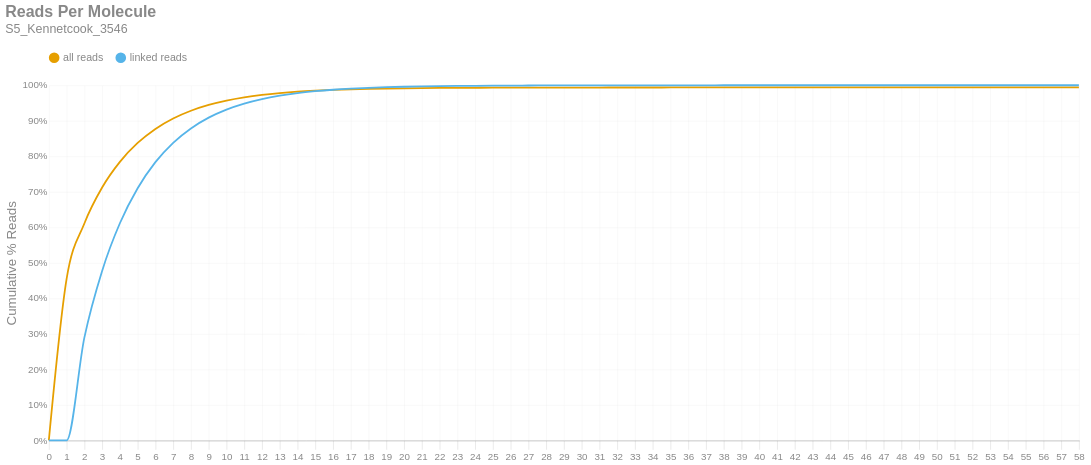

The cell this chart's notebook holds for it:
### Markdown cell above
### Reads per Molecule
This chart shows the cumulative distribution of the number of reads per linked molecule. That is, how many alignments are associated with a unique molecule. This excludes the number of reads associated with invalid or absent linked-read barcodes. The `linked` histogram is the percentages recalculated when disregarding singletons.

### Code cell
if SKIPLR:
    print_html(f"Skipped")
else:
    counts = np.bincount(valids['reads'].cast(pl.Int64).to_numpy())
    weighted = counts * np.arange(len(counts))
    all_perc = weighted / n_reads
    linked_perc = weighted / n_linked_reads
    linked_perc[1] = 0
    binned_df = pl.DataFrame({
        'readsper': list(range(len(counts))),
        'all reads (cumsum)': np.cumsum(all_perc).tolist(),
        'linked reads (cumsum)': np.cumsum(linked_perc).tolist(),
    })

    with SafeRender(binned_df):
        (
            density_plot(binned_df, 'Reads Per Molecule', samplename, 'readspmol')
            .encode(
                x=alt.X('readsper:O', title=None).axis(labelAngle=0).scale(padding=0),
                y=alt.Y('value:Q', title='Cumulative % Reads').axis(format='%').stack(False),
                color=alt.Color("key:N").scale(domain=["all reads", "linked reads"]),
                tooltip=[
                    alt.Tooltip("key:N", title="Data Type"),
                    alt.Tooltip("readsper:O", title="Reads Per Molecule"),
                    alt.Tooltip("value:Q", format=".2%", title="% Reads (Cum.)")
                ]            
            )
        ).display()

### Figure 1 — Vega-Lite specification as saved in the notebook (floating-point values rounded to 4 significant figures)
{"width": "container", "height": 400, "config": {"title": {"anchor": "start", "dy": -15, "fontSize": 18, "color": "#888888", "subtitleColor": "#888888", "subtitleFontSize": 14}, "arc": {"fill": "#0072B2"}, "axis": {"domainColor": "#888888", "domainWidth": 0.5, "gridWidth": 0.2, "grid": false, "titleFontWeight": 400, "titleFontSize": 15, "labelFontSize": 11, "labelColor": "#888888", "tickColor": "#888888", "tickWidth": 0.2, "titleColor": "#888888"}, "axisBand": {"grid": false}, "axisX": {"grid": true, "tickSize": 10, "domainCap": "round"}, "axisY": {"domain": false, "grid": true, "tickSize": 0, "domainCap": "round"}, "background": "transparent", "header": {"labelFontSize": 15, "labelColor": "#888888", "titleFontSize": 15, "titleFontWeight": 600, "titleColor": "#888888"}, "legend": {"labelFont": "sans-serif", "labelFontSize": 12, "labelColor": "#888888", "symbolSize": 100, "symbolType": "circle", "titleFontSize": 12, "titlePadding": 10, "titleColor": "#888888", "title": null, "orient": "top"}, "range": {"category": ["#E69F00", "#56B4E9", "#009E73", "#F0E442", "#0072B2", "#D55E00", "#CC79A7", "#000000"], "diverging": ["#cfe8f3", "#a2d4ec", "#73bfe2", "#46abdb", "#1696d2", "#12719e"]}, "area": {"fill": "#0072B2", "fillOpacity": 0.7, "line": true, "strokeOpacity": 0.7}, "line": {"color": "#0072B2", "stroke": "#0072B2", "strokeWidth": 2}, "trail": {"color": "#0072B2", "stroke": "#0072B2", "strokeWidth": 0, "size": 1}, "point": {"filled": true, "fillOpacity": 1.0, "size": 95}, "text": {"color": "#888888", "fontSize": 11, "align": "right", "fontWeight": 400, "size": 11}, "bar": {"fill": "#0072B2", "stroke": null}, "view": {"stroke": null, "continuousWidth": 660, "continuousHeight": 400}}, "data": {"name": "data-5c06ea1581534c0f3659a6a87ae02aa1"}, "mark": {"type": "line", "interpolate": "monotone", "point": {"opacity": 0, "size": 275}}, "encoding": {"color": {"field": "key", "scale": {"domain": ["all reads", "linked reads"]}, "type": "nominal"}, "tooltip": [{"field": "key", "title": "Data Type", "type": "nominal"}, {"field": "readsper", "title": "Reads Per Molecule", "type": "ordinal"}, {"field": "value", "format": ".2%", "title": "% Reads (Cum.)", "type": "quantitative"}], "x": {"axis": {"labelAngle": 0}, "field": "readsper", "scale": {"padding": 0}, "title": null, "type": "ordinal"}, "y": {"axis": {"format": "%"}, "field": "value", "stack": false, "title": "Cumulative % Reads", "type": "quantitative"}}, "params": [{"name": "param_c36ac31b6afebe62", "select": {"type": "point", "fields": ["key"]}, "bind": "legend"}], "title": {"text": "Reads Per Molecule", "subtitle": "S5_Kennetcook_3546"}, "transform": [{"fold": ["all reads (cumsum)", "linked reads (cumsum)"]}, {"calculate": "replace(datum.key, ' (cumsum)', '')", "as": "key"}, {"filter": {"param": "param_c36ac31b6afebe62"}}], "usermeta": {"embedOptions": {"downloadFileName": "S5_Kennetcook_3546.readspmol"}}, "$schema": "https://vega.github.io/schema/vega-lite/v6.1.0.json", "datasets": {"data-5c06ea1581534c0f3659a6a87ae02aa1": [{"readsper": 0, "all reads (cumsum)": 0.0, "linked reads (cumsum)": 0.0}, {"readsper": 1, "all reads (cumsum)": 0.4549, "linked reads (cumsum)": 0.0}, {"readsper": 2, "all reads (cumsum)": 0.6108, "linked reads (cumsum)": 0.2893}, {"readsper": 3, "all reads (cumsum)": 0.7121, "linked reads (cumsum)": 0.4773}, {"readsper": 4, "all reads (cumsum)": 0.7844, "linked reads (cumsum)": 0.6115}, {"readsper": 5, "all reads (cumsum)": 0.8375, "linked reads (cumsum)": 0.71}, {"readsper": 6, "all reads (cumsum)": 0.8771, "linked reads (cumsum)": 0.7835}, {"readsper": 7, "all reads (cumsum)": 0.9065, "linked reads (cumsum)": 0.838}, {"readsper": 8, "all reads (cumsum)": 0.9283, "linked reads (cumsum)": 0.8785}, {"readsper": 9, "all reads (cumsum)": 0.9446, "linked reads (cumsum)": 0.9088}, {"readsper": 10, "all reads (cumsum)": 0.9568, "linked reads (cumsum)": 0.9315}, {"readsper": 11, "all reads (cumsum)": 0.966, "linked reads (cumsum)": 0.9484}, {"readsper": 12, "all reads (cumsum)": 0.9728, "linked reads (cumsum)": 0.9611}, {"readsper": 13, "all reads (cumsum)": 0.978, "linked reads (cumsum)": 0.9707}, {"readsper": 14, "all reads (cumsum)": 0.9819, "linked reads (cumsum)": 0.978}, {"readsper": 15, "all reads (cumsum)": 0.9847, "linked reads (cumsum)": 0.9833}, {"readsper": 16, "all reads (cumsum)": 0.9869, "linked reads (cumsum)": 0.9873}, {"readsper": 17, "all reads (cumsum)": 0.9886, "linked reads (cumsum)": 0.9904}, {"readsper": 18, "all reads (cumsum)": 0.9898, "linked reads (cumsum)": 0.9927}, {"readsper": 19, "all reads (cumsum)": 0.9908, "linked reads (cumsum)": 0.9945}, {"readsper": 20, "all reads (cumsum)": 0.9915, "linked reads (cumsum)": 0.9958}, {"readsper": 21, "all reads (cumsum)": 0.992, "linked reads (cumsum)": 0.9967}, {"readsper": 22, "all reads (cumsum)": 0.9924, "linked reads (cumsum)": 0.9974}, {"readsper": 23, "all reads (cumsum)": 0.9927, "linked reads (cumsum)": 0.998}, {"readsper": 24, "all reads (cumsum)": 0.9929, "linked reads (cumsum)": 0.9984}, {"readsper": 25, "all reads (cumsum)": 0.9931, "linked reads (cumsum)": 0.9988}, {"readsper": 26, "all reads (cumsum)": 0.9933, "linked reads (cumsum)": 0.9991}, {"readsper": 27, "all reads (cumsum)": 0.9934, "linked reads (cumsum)": 0.9993}, {"readsper": 28, "all reads (cumsum)": 0.9935, "linked reads (cumsum)": 0.9994}, {"readsper": 29, "all reads (cumsum)": 0.9935, "linked reads (cumsum)": 0.9996}, {"readsper": 30, "all reads (cumsum)": 0.9936, "linked reads (cumsum)": 0.9997}, {"readsper": 31, "all reads (cumsum)": 0.9936, "linked reads (cumsum)": 0.9997}, {"readsper": 32, "all reads (cumsum)": 0.9936, "linked reads (cumsum)": 0.9998}, {"readsper": 33, "all reads (cumsum)": 0.9937, "linked reads (cumsum)": 0.9998}, {"readsper": 34, "all reads (cumsum)": 0.9937, "linked reads (cumsum)": 0.9998}, {"readsper": 35, "all reads (cumsum)": 0.9937, "linked reads (cumsum)": 0.9999}, {"readsper": 36, "all reads (cumsum)": 0.9937, "linked reads (cumsum)": 0.9999}, {"readsper": 37, "all reads (cumsum)": 0.9937, "linked reads (cumsum)": 0.9999}, {"readsper": 38, "all reads (cumsum)": 0.9937, "linked reads (cumsum)": 1.0}, {"readsper": 39, "all reads (cumsum)": 0.9937, "linked reads (cumsum)": 1.0}, {"readsper": 40, "all reads (cumsum)": 0.9937, "linked reads (cumsum)": 1.0}, {"readsper": 41, "all reads (cumsum)": 0.9937, "linked reads (cumsum)": 1.0}, {"readsper": 42, "all reads (cumsum)": 0.9937, "linked reads (cumsum)": 1.0}, {"readsper": 43, "all reads (cumsum)": 0.9938, "linked reads (cumsum)": 1.0}, {"readsper": 44, "all reads (cumsum)": 0.9938, "linked reads (cumsum)": 1.0}, {"readsper": 45, "all reads (cumsum)": 0.9938, "linked reads (cumsum)": 1.0}, {"readsper": 46, "all reads (cumsum)": 0.9938, "linked reads (cumsum)": 1.0}, {"readsper": 47, "all reads (cumsum)": 0.9938, "linked reads (cumsum)": 1.0}, {"readsper": 48, "all reads (cumsum)": 0.9938, "linked reads (cumsum)": 1.0}, {"readsper": 49, "all reads (cumsum)": 0.9938, "linked reads (cumsum)": 1.0}, {"readsper": 50, "all reads (cumsum)": 0.9938, "linked reads (cumsum)": 1.0}, {"readsper": 51, "all reads (cumsum)": 0.9938, "linked reads (cumsum)": 1.0}, {"readsper": 52, "all reads (cumsum)": 0.9938, "linked reads (cumsum)": 1.0}, {"readsper": 53, "all reads (cumsum)": 0.9938, "linked reads (cumsum)": 1.0}, {"readsper": 54, "all reads (cumsum)": 0.9938, "linked reads (cumsum)": 1.0}, {"readsper": 55, "all reads (cumsum)": 0.9938, "linked reads (cumsum)": 1.0}, {"readsper": 56, "all reads (cumsum)": 0.9938, "linked reads (cumsum)": 1.0}, {"readsper": 57, "all reads (cumsum)": 0.9938, "linked reads (cumsum)": 1.0}, {"readsper": 58, "all reads (cumsum)": 0.9938, "linked reads (cumsum)": 1.0}]}}
